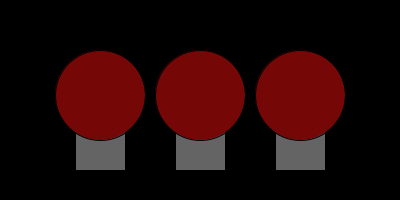
Frame 1 (no input)
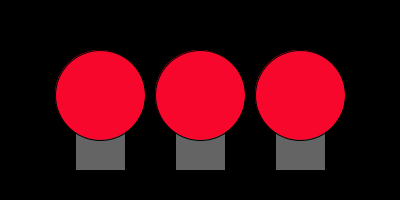
Frame 60 (the mouse pressed at the canvas centre just before this capture)
Frame 120 (the mouse held since frame 60 and released just before this capture): identical to frame 60, image omitted

The Processing sketch that drew these frames (run headless with seeded random() and noise(); from frame 60 on, the mouse is pressed at the canvas centre):

// Processing sketch: demo_lampen
// ── demo_lampen.pde
boolean isUit = true;

void setup() {
  size(400, 200);
  ellipseMode(CORNER);
}

void draw() {
  background(0);
  if (isUit) {
    tekenDrieLampen(#760707);
  } else {
    tekenDrieLampen(#F7072C);
    tekenLamp(55, 50, #F7072C);
    tekenLamp(155, 50, #F7072C);
    tekenLamp(255, 50, #F7072C);
  }
  isUit = !isUit;
  delay(100);
}

void tekenLamp(int xPositie, int yPositie, int kleur) {
   fill(100);
   rect(xPositie + 20, yPositie + 70, 50, 50);
   fill(kleur);
   ellipse(xPositie, yPositie, 90, 90);
}

void tekenDrieLampen(int kleur){
  tekenLamp(55, 50, kleur);
  tekenLamp(155, 50, kleur);
  tekenLamp(255, 50, kleur);
}
